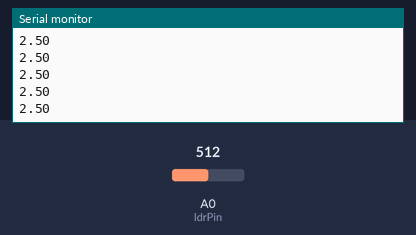
The sketch below on a simulated Arduino Uno, built with avr-gcc and run on an emulated ATmega328P. Shown: the last lines printed to the serial monitor. Inputs (shaded band) come from the test bench; at power-on: A0 (ldrPin) = 512.

Above: at 1.2 s.
1.3 s: A0 (ldrPin) set to 716
At 2.1 s:
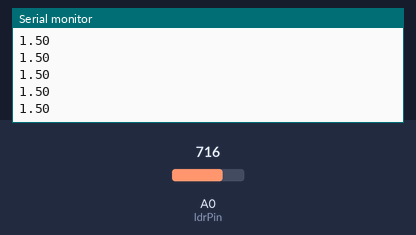
2.8 s: A0 (ldrPin) set to 900
At 3.3 s:
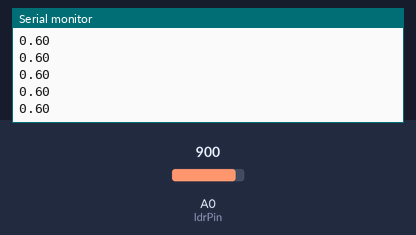
Timing chart, 0 to 5.8 s (numbered marks = the images above; inputs shaded):
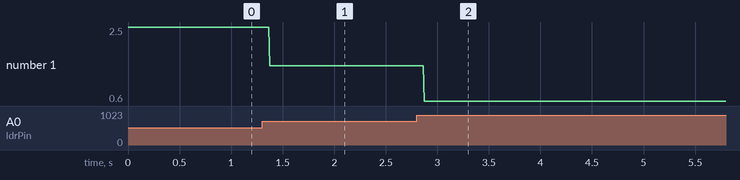

Measured:
- after the input at 1.3 s, the serial monitor: prints a new line after 0.07 s (image 1)
- after the input at 2.8 s, the serial monitor: prints a new line after 0.07 s (image 2)
- plotted number 1: 2.5 → 1.5 after the input at 1.3 s, 1.5 → 0.6 after the input at 2.8 s

The sketch:

ldr_calibration.ino
```cpp
#define ldrPin A0

void setup() {
  pinMode(ldrPin, INPUT);
  Serial.begin(9600);
}

void loop() {
  float ldrRead = analogRead(ldrPin);
  float voltage = 5.0 - ((ldrRead / 1023.0) * 5);
  Serial.println(voltage);
}
```
